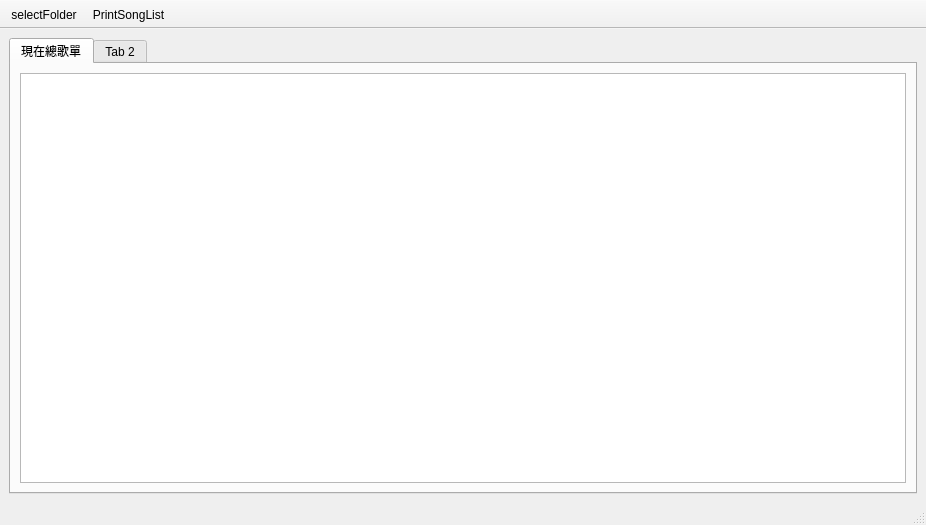
<?xml version="1.0" encoding="UTF-8"?>
<ui version="4.0">
 <class>SongDbWindow</class>
 <widget class="QMainWindow" name="SongDbWindow">
  <property name="geometry">
   <rect>
    <x>0</x>
    <y>0</y>
    <width>926</width>
    <height>525</height>
   </rect>
  </property>
  <property name="windowTitle">
   <string>MainWindow</string>
  </property>
  <widget class="QWidget" name="centralwidget">
   <layout class="QGridLayout" name="gridLayout_2">
    <item row="0" column="0">
     <layout class="QVBoxLayout" name="verticalLayout">
      <item>
       <widget class="QTabWidget" name="tabWidget">
        <property name="currentIndex">
         <number>0</number>
        </property>
        <widget class="QWidget" name="tab">
         <attribute name="title">
          <string>現在總歌單</string>
         </attribute>
         <layout class="QGridLayout" name="gridLayout">
          <item row="0" column="0">
           <widget class="QTableView" name="songTableView"/>
          </item>
         </layout>
        </widget>
        <widget class="QWidget" name="tab_2">
         <attribute name="title">
          <string>Tab 2</string>
         </attribute>
        </widget>
       </widget>
      </item>
     </layout>
    </item>
   </layout>
  </widget>
  <widget class="QStatusBar" name="statusbar"/>
  <widget class="QToolBar" name="toolBar">
   <property name="windowTitle">
    <string>toolBar</string>
   </property>
   <property name="movable">
    <bool>false</bool>
   </property>
   <property name="iconSize">
    <size>
     <width>48</width>
     <height>48</height>
    </size>
   </property>
   <attribute name="toolBarArea">
    <enum>TopToolBarArea</enum>
   </attribute>
   <attribute name="toolBarBreak">
    <bool>false</bool>
   </attribute>
   <addaction name="actionSelectFolder"/>
   <addaction name="actionPrintSongList"/>
  </widget>
  <action name="actionSelectFolder">
   <property name="icon">
    <iconset>
     <normaloff>../icon/add-folder-icon.png</normaloff>../icon/add-folder-icon.png</iconset>
   </property>
   <property name="text">
    <string>selectFolder</string>
   </property>
  </action>
  <action name="actionPrintSongList">
   <property name="icon">
    <iconset>
     <normaloff>../icon/printer-icon.png</normaloff>../icon/printer-icon.png</iconset>
   </property>
   <property name="text">
    <string>PrintSongList</string>
   </property>
  </action>
 </widget>
 <resources/>
 <connections/>
</ui>
